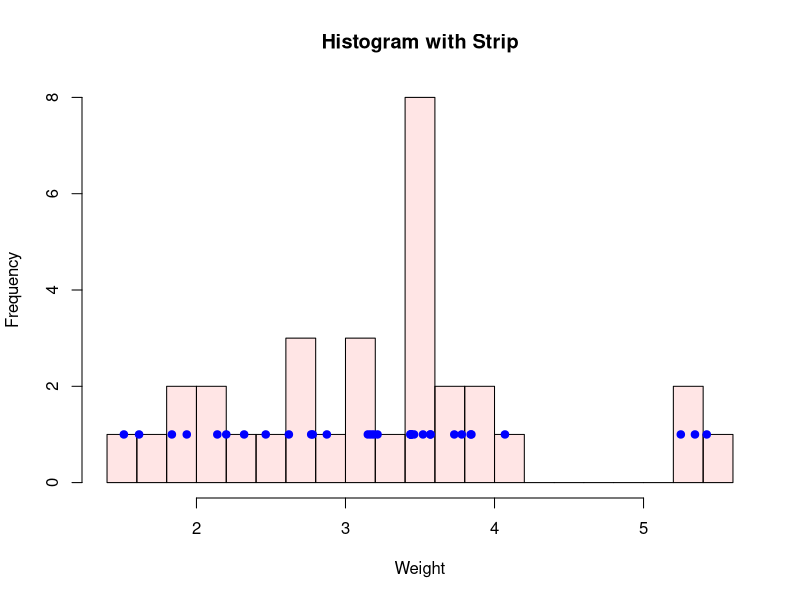

This chart was generated by the following R code:
table <- mtcars
hist(mtcars$wt, col=rgb(red=1, green=0, blue=0, alpha=0.1), breaks=20, cax=0.1, xlab="Weight", main="Histogram with Strip")
stripchart(mtcars$wt, add = TRUE, pch=19, col="blue", ylim=0)
